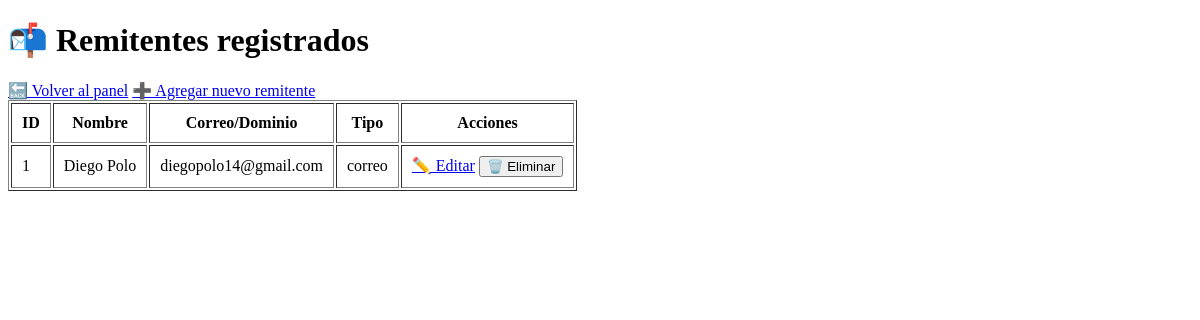
Page /remitentes/ (signed in) on the earlier database version.
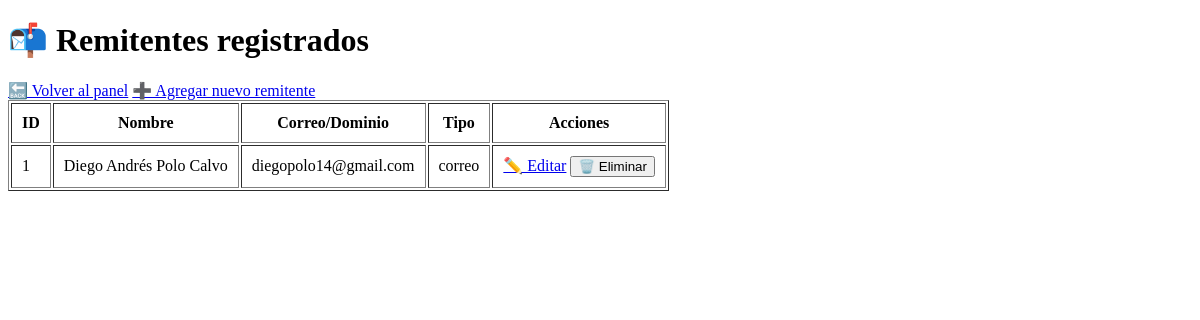
Same page on the later database version.
### app/models.py (models this page shows)
class Remitente(db.Model):
    __tablename__ = 'remitentes'
    id = db.Column(db.Integer, primary_key=True)
    email = db.Column(db.String(255), nullable=False)
    nombre = db.Column(db.String(255), nullable=True)
    activo = db.Column(db.Boolean, default=True)
    tipo = db.Column(db.String(50), nullable=False)  # puede ser 'correo' o 'dominio'
    destinatarios = db.relationship(
        'Destinatario',
        secondary=remitente_destinatario,
        back_populates='remitentes'
    )

### app/routes/remitentes.py (the view)
@remitentes_bp.route("/")
@login_required
def lista_remitentes():
    remitentes =  Remitente.query.filter_by(activo=True).all()
    return render_template("remitentes/remitentes.html", remitentes=remitentes)

### app/routes/main.py (called while the page is built)
@login_manager.user_loader
def load_user(user_id):
    return Usuario.query.get(int(user_id))

### app/templates/remitentes/remitentes.html (shortened to what this page needs)
<!DOCTYPE html>
<html lang="es">
<head>
</head>
<body>
    <h1>📬 Remitentes registrados</h1>
    <a href="{{ url_for('main.panel') }}">🔙 Volver al panel</a>
    <a href="{{ url_for('remitentes.agregar_remitente') }}">➕ Agregar nuevo remitente</a>
    <table border="1" cellpadding="10">
        <thead>
            <tr>
                <th>ID</th>
                <th>Nombre</th>
                <th>Correo/Dominio</th>
                <th>Tipo</th>
                <th>Acciones</th>
            </tr>
        </thead>
        <tbody>
            {% for remitente in remitentes %}
                <tr>
                    <td>{{ remitente.id }}</td>
                    <td>{{ remitente.nombre }}</td>
                    <td>{{ remitente.email }}</td>
                    <td>{{ remitente.tipo }}</td>
                    <td>
                        <a href="{{ url_for('remitentes.editar_remitente', id=remitente.id) }}">✏️ Editar</a>
                        <form action="{{ url_for('remitentes.eliminar_remitente_route', id=remitente.id) }}" method="POST" style="display:inline;" onsubmit="return confirm('¿Eliminar este remitente?');">
                            <button type="submit">🗑️ Eliminar</button>
                        </form>
                    </td>
                </tr>
            {% endfor %}
        </tbody>
    </table>
</body>
</html>

Differences in the rows shown:
changed Remitente "diegopolo14@gmail.com": nombre "Diego Polo" → "Diego Andrés Polo Calvo"
